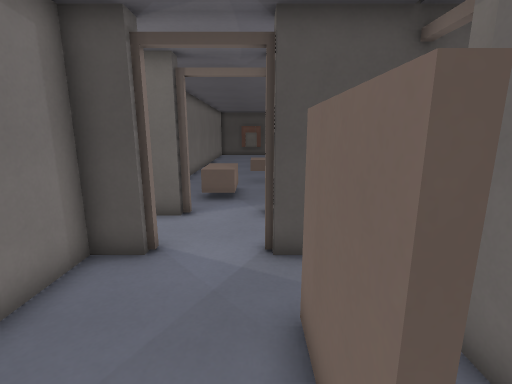
View 1 (above)

23 first-person views from a walk through a 3-D level made in the Godot game engine. The camera is 1.4 m above the floor, tilts 12° down and sees 85° across. The floor is counted in squares, 0.5 m on a side. Each view is taken from the middle of a square. On the plan, view 1 faces up. The plan holds only what a view shows up to about 19 squares ahead; the rest is blank. The place goes on beyond the plan. Door leaves are left out where a doorway can be walked through.

View 2
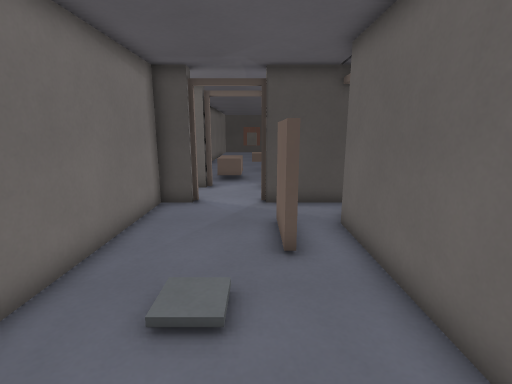

View 3
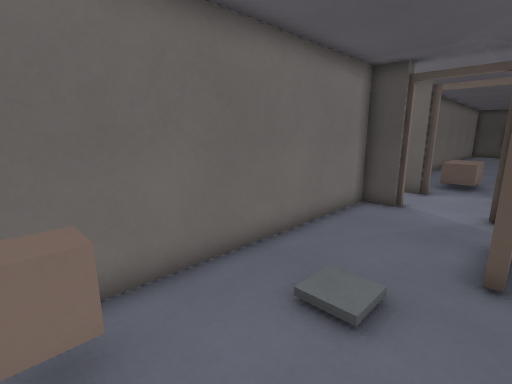

View 4
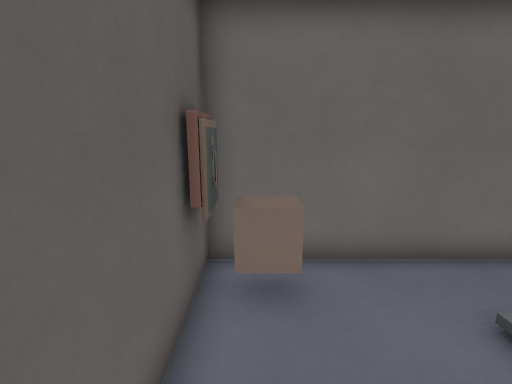

View 5
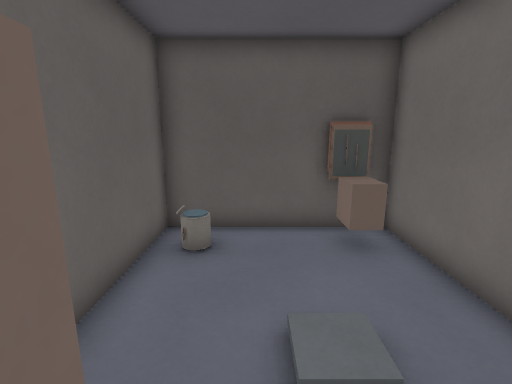

View 6
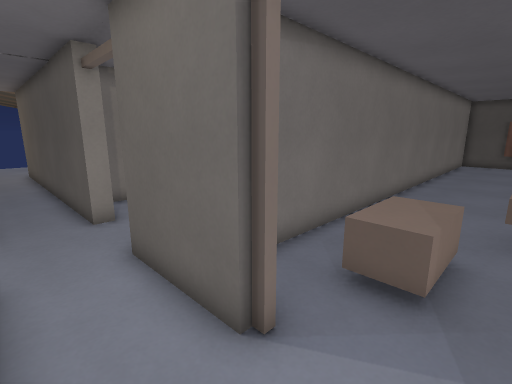

View 7
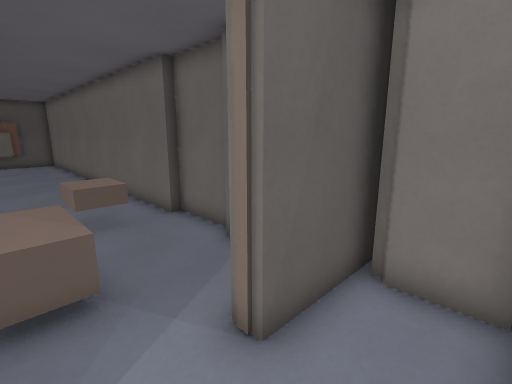

View 8
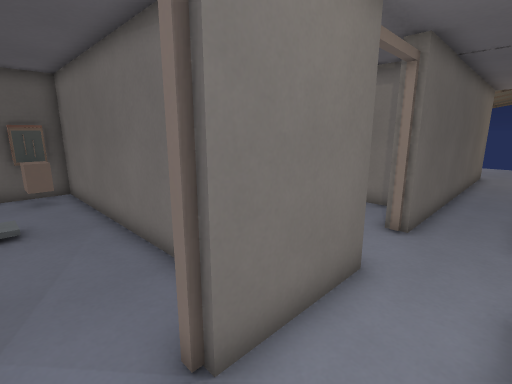

View 9
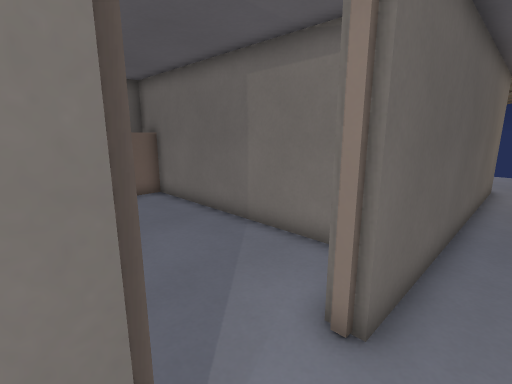

View 10
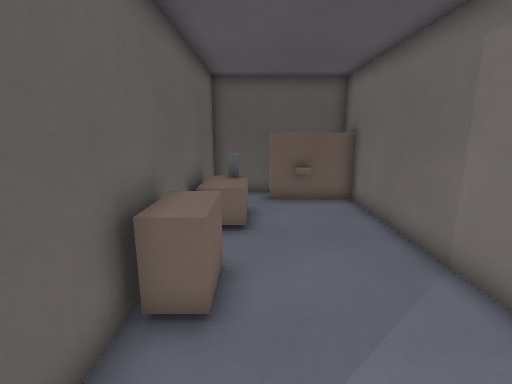

View 11
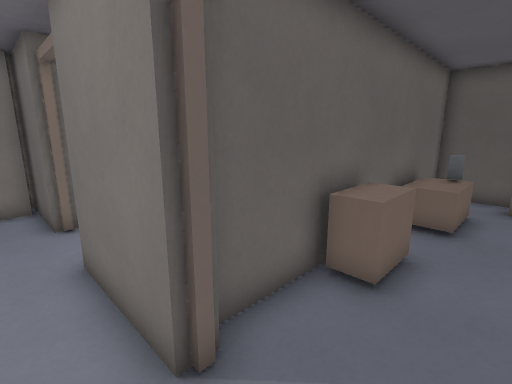

View 12
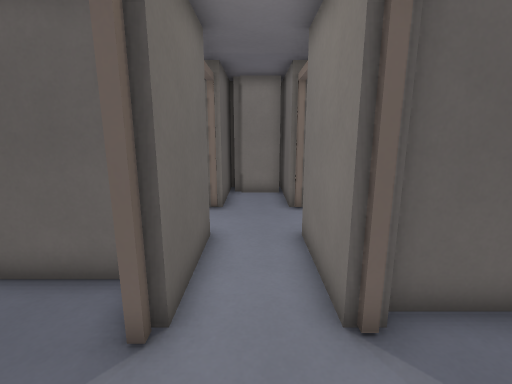

View 13
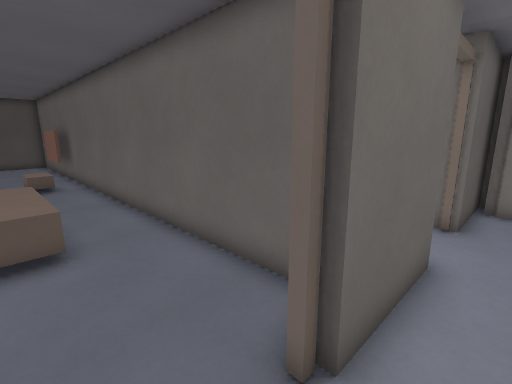

View 14
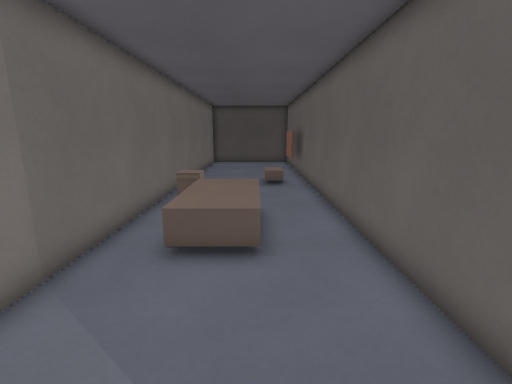

View 15
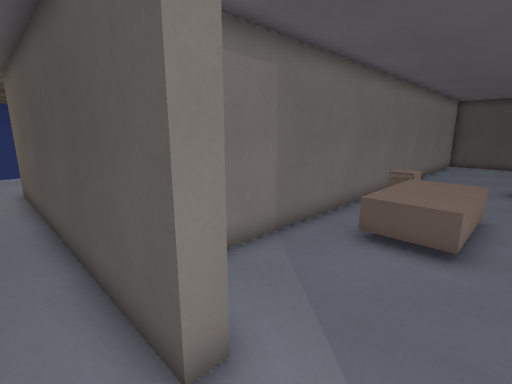

View 16
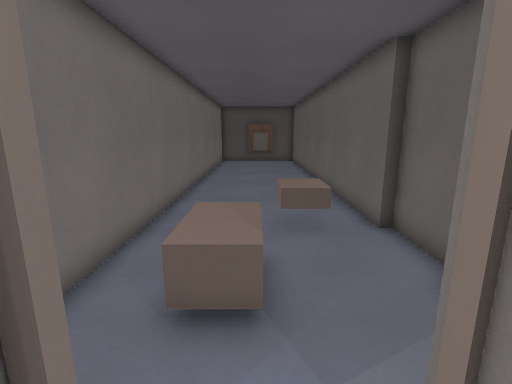

View 17
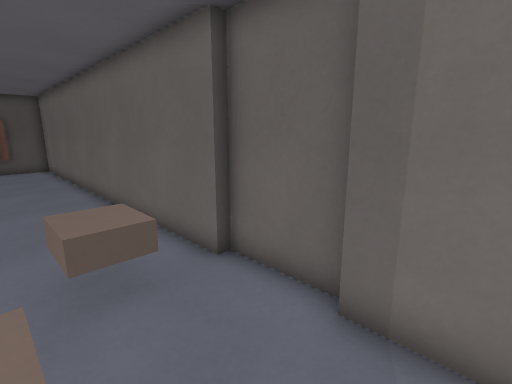

View 18
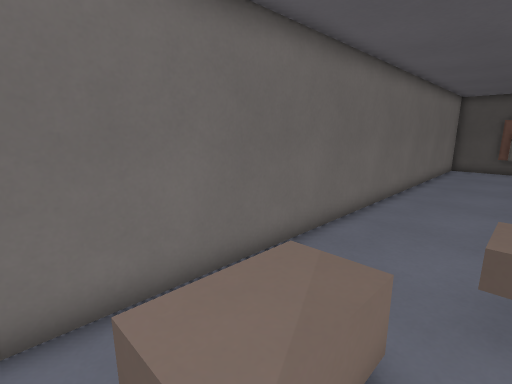

View 19
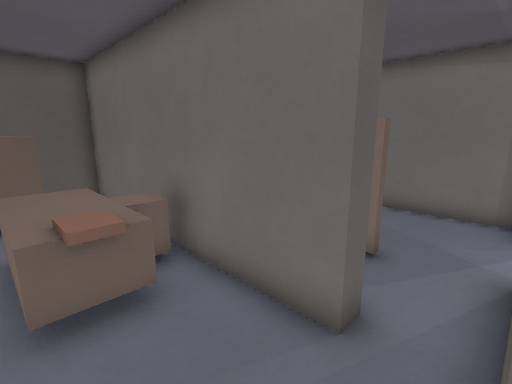

View 20
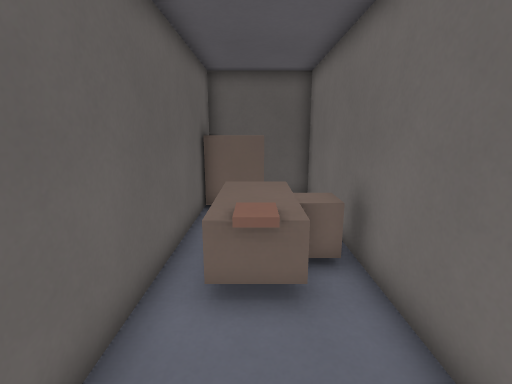

View 21
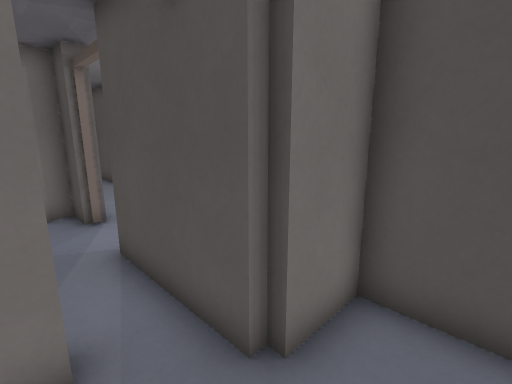

View 22
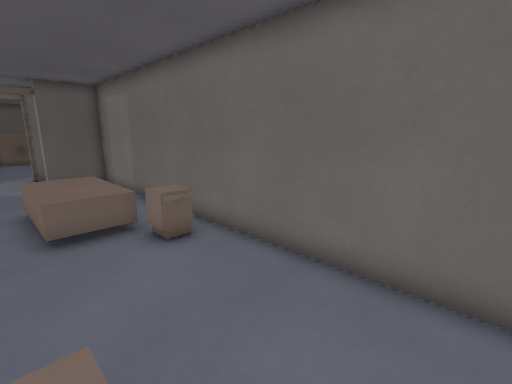

View 23
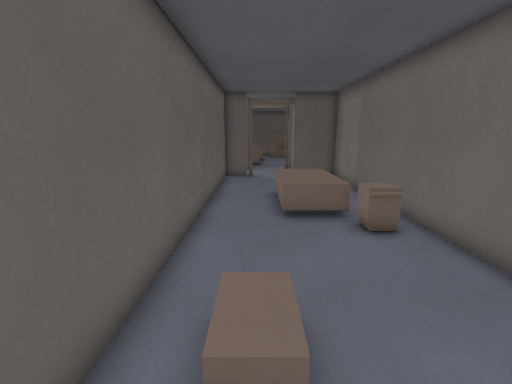

### Floor plan
Ten units are one square. View 1 is at (0, 0); x grows to the right and y downward. Boxes are objects, and circles mark ways between rooms. Rooms are numbered by the first view taken in them; rooms with no view inside come last. Other rooms are left out.
<svg viewBox="-210 -290 295 356">
<path fill="none" stroke="#000" d="M7 -10 7 -38M-25 -61 -39 -61 -39 61 27 61 27 -35M30 -61 3 -61M3 -61 3 -67 45 -67M-26 -98 -26 -93M31 -69 31 -88M45 -93 3 -93 3 -100M-94 -99 -94 -93 -205 -93M-65 -67 -25 -67M-26 -93 -65 -93M-205 -67 -94 -67M27 -159 27 -285M31 -130 31 -159M-44 -285 -44 -109M27 -108 27 -129M11 -156 -3 -156 -3 -172M30 -44 37 -44 37 61 80 61 80 -42M48 -65 48 -61 30 -61M70 -84 51 -84 51 -64M56 -21 63 -21 63 -16M-57 -274 -57 -285M-65 -99 -50 -99 -50 -285M-121 -285 -121 -99 -94 -99M-121 -52 -121 61 -60 61 -60 -59M-102 39 -96 39"/>
<rect x="-35" y="35" width="20" height="20" fill="#bbb"><title>block</title></rect>
<rect x="-25" y="-145" width="20" height="30" fill="#bbb"><title>block</title></rect>
<rect x="45" y="-25" width="30" height="50" fill="#bbb"><title>block</title></rect>
<rect x="45" y="-5" width="10" height="10" fill="#bbb"><title>block</title></rect>
<rect x="55" y="35" width="20" height="20" fill="#bbb"><title>block</title></rect>
<rect x="-115" y="-205" width="10" height="10" fill="#bbb"><title>nightstand</title></rect>
<rect x="-105" y="-195" width="30" height="50" fill="#bbb"><title>other object</title></rect>
<rect x="-105" y="-205" width="10" height="10" fill="#bbb"><title>block</title></rect>
<rect x="-125" y="45" width="40" height="10" fill="#bbb"><title>other object</title></rect>
<rect x="-85" y="5" width="20" height="30" fill="#bbb"><title>box</title></rect>
<rect x="-75" y="-35" width="10" height="30" fill="#bbb"><title>block</title></rect>
<circle cx="-10" cy="-60" r="3" fill="#2a7"/>
<circle cx="30" cy="-50" r="3" fill="#2a7"/>
<circle cx="-30" cy="-80" r="3" fill="#2a7"/>
<circle cx="-10" cy="-100" r="3" fill="#2a7"/>
<circle cx="-80" cy="-100" r="3" fill="#2a7"/>
<circle cx="-80" cy="-60" r="3" fill="#2a7"/>
<text x="-10" y="0">1</text>
<text x="0" y="-80">2</text>
<text x="-110" y="-80">3</text>
<text x="-10" y="-200">4</text>
<text x="60" y="-10">5</text>
<text x="-90" y="-190">6</text>
<text x="-90" y="0">7</text>
</svg>
Room 1 opens to room 2. Room 1 opens to room 5. Room 2 opens to room 3. Room 2 opens to room 4. Room 3 opens to room 6. Room 3 opens to room 7.

Where each view was taken, in squares from view 1:
view 1: 0 up, 0 right, facing up
view 2: 5 down, 0 right, facing up
view 3: 5 down, 1 right, facing up-left
view 4: 5 down, 2 right, facing left
view 5: 2 up, 0 right, facing down
view 6: 7 up, 0 right, facing up-left
view 7: 7 up, 2 left, facing up-right
view 8: 9 up, 1 left, facing down-left
view 9: 8 up, 6 left, facing down-left
view 10: 7 up, 8 left, facing down
view 11: 8 up, 9 left, facing down-right
view 12: 8 up, 10 left, facing right
view 13: 8 up, 9 left, facing up-right
view 14: 9 up, 8 left, facing up
view 15: 8 up, 7 left, facing up-left
view 16: 8 up, 1 left, facing up
view 17: 11 up, 1 left, facing up-right
view 18: 11 up, 0 right, facing up-left
view 19: 6 up, 7 right, facing down-left
view 20: 6 up, 6 right, facing down
view 21: 4 up, 7 right, facing up-left
view 22: 27 up, 7 left, facing down-left
view 23: 28 up, 7 left, facing down
